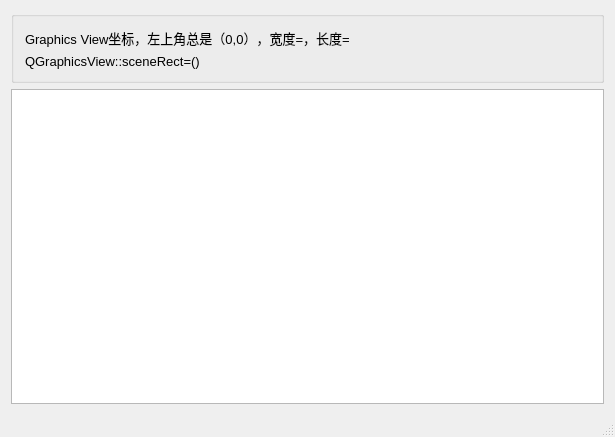
<?xml version="1.0" encoding="UTF-8"?>
<ui version="4.0">
 <class>MainWindow</class>
 <widget class="QMainWindow" name="MainWindow">
  <property name="geometry">
   <rect>
    <x>0</x>
    <y>0</y>
    <width>615</width>
    <height>437</height>
   </rect>
  </property>
  <property name="font">
   <font>
    <pointsize>10</pointsize>
   </font>
  </property>
  <property name="windowTitle">
   <string>View/Scene/Item基本关系和坐标映射</string>
  </property>
  <widget class="QWidget" name="centralWidget">
   <layout class="QVBoxLayout" name="verticalLayout_2">
    <item>
     <widget class="QGroupBox" name="groupBox">
      <property name="title">
       <string/>
      </property>
      <layout class="QVBoxLayout" name="verticalLayout">
       <item>
        <widget class="QLabel" name="labViewSize">
         <property name="text">
          <string>Graphics View坐标，左上角总是（0,0），宽度=，长度=</string>
         </property>
        </widget>
       </item>
       <item>
        <widget class="QLabel" name="labSceneRect">
         <property name="text">
          <string>QGraphicsView::sceneRect=()</string>
         </property>
        </widget>
       </item>
      </layout>
     </widget>
    </item>
    <item>
     <widget class="TGraphicsView" name="view"/>
    </item>
   </layout>
  </widget>
  <widget class="QStatusBar" name="statusBar"/>
 </widget>
 <layoutdefault spacing="6" margin="11"/>
 <customwidgets>
  <customwidget>
   <class>TGraphicsView</class>
   <extends>QGraphicsView</extends>
   <header location="global">tgraphicsview.h</header>
  </customwidget>
 </customwidgets>
 <resources/>
 <connections/>
</ui>
